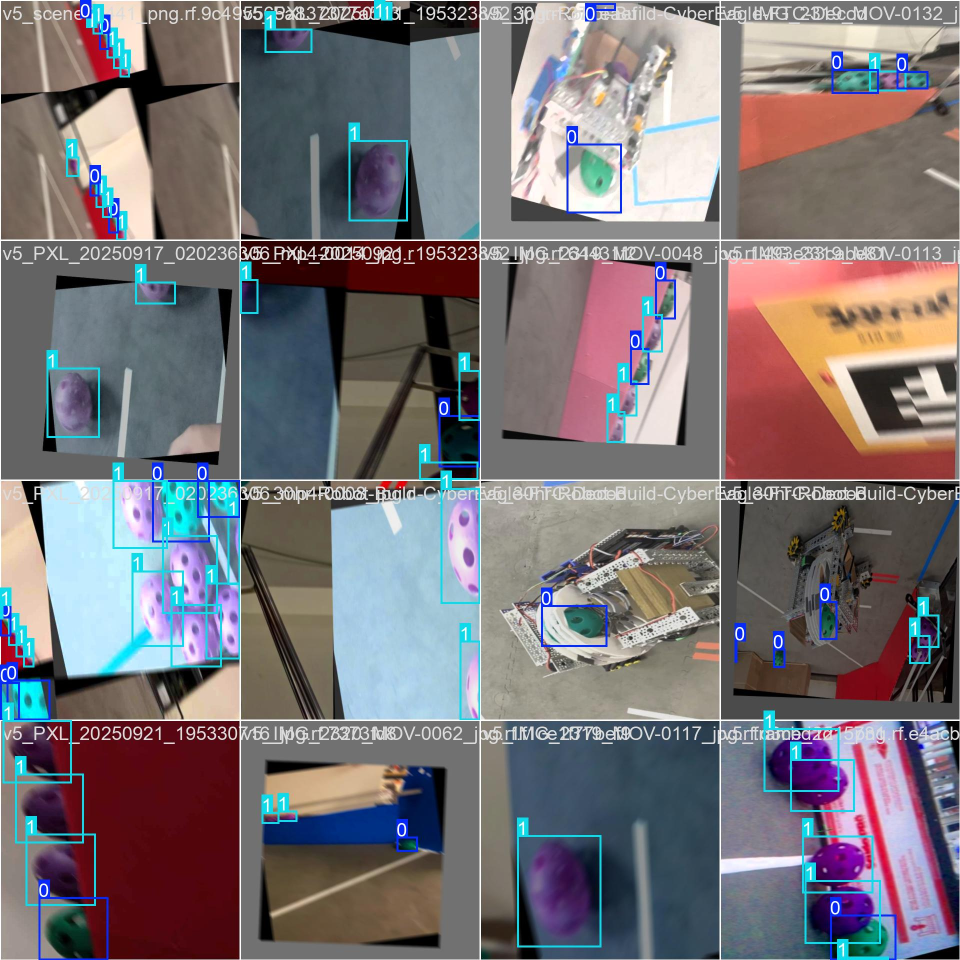
#> input picture training/runs/detect/ftc_motion_v2/train_batch0.jpg, 1920 x 1920 px (shown at 1/2 size)
$ python -i hsv_counter.py   (imports and definitions only)
#> lines starting #> are read from the running program, lines starting #| are printed output that depends on the picture; after the words box and inside, x2 and y2 are one past the last pixel; in counts of white or black regions, pixels touching at a corner belong together
#> further down, picture is the input picture: shape (1920, 1920, 3); mean B, G, R 119.6, 115.2, 121
"""
HSV blob counter — pivot from YOLO/CSRT tracking to direct HSV blob detection.

Tracks TWO colors (purple + green) over ONE counting line. Calibration:
the user draws a circle on the ball; the circle defines both the HSV
sample area (mean of all pixels inside) and the per-ball pixel size
(π · r²). The first calibration also sets the shared ball_area_px;
subsequent calibrations just refresh that color's HSV.

Per-frame counting per color:
  1. HSV mask (bounded by the calibrated tolerance).
  2. Connected components → list of blobs (centroid + area).
  3. Match each blob to the closest previous-frame blob of that color.
  4. If the segment between centroids crosses the user's line,
     count += round(blob_area / ball_area_px).
"""

import json
import os
import threading
import time

import cv2
import numpy as np


CONFIG_PATH = os.path.join(os.path.dirname(os.path.abspath(__file__)),
                           "hsv_config.json")

COLORS = ("purple", "green")
COLOR_BGR = {                        # for annotation
    "purple": (255, 0, 200),
    "green":  (0, 255, 100),
}

# Two counting lines: "classified" at the gate (entry), "overflow"
# further down the ramp. A crossing on classified counts the ball as
# entered; a crossing on overflow counts it as overflowed. Score is
# computed elsewhere as classified - overflow.
LINES = ("classified", "overflow")
LINE_BGR = {
    "classified": (0, 200, 255),   # orange
    "overflow":   (255, 200, 60),  # cyan
}


# [5 lines left out: function _segments_cross, not called in this run]


class HsvBlobCounter:
    """Two-color, single-line counter."""

    def __init__(self, hsv_tol=(15, 70, 70), match_radius_px=250,
                 mask_close_radius=4,
                 aspect_min=0.5, aspect_max=2.0,
                 cooldown_frames=5, cooldown_radius_mult=1.0):
        self._lock = threading.Lock()
        # Per-color HSV center (h, s, v) — MEDIAN of pixels inside the
        # user's calibration circle. Median (not mean) so the rod pixels
        # cutting across the ball don't drag the value toward gray.
        self.hsv = {c: None for c in COLORS}
        self.hsv_tol = hsv_tol
        # Morphological closing kernel radius — bridges gaps in the
        # mask. The rod running through balls creates a thin un-matched
        # stripe; closing with a radius >= half the rod width re-merges
        # the two halves of each ball into one connected component.
        # Default 4 → closes gaps up to ~9 px wide.
        self.mask_close_radius = int(mask_close_radius)
        # Aspect-ratio filter: reject blobs whose width/height is outside
        # [min, max]. Catches motion-blur trails (very tall + thin or
        # very wide + short) that would otherwise be counted by area.
        # 0.5 .. 2.0 = roughly square to "twice as tall as wide".
        self.aspect_min = float(aspect_min)
        self.aspect_max = float(aspect_max)
        # Spatial+temporal cooldown after a crossing fires. For
        # cooldown_frames frames, any new crossing whose centroid is
        # within (ball_diameter * cooldown_radius_mult) px of a
        # recently-counted crossing is suppressed. Stops the same
        # physical ball's motion trail / shadow / reflection from
        # registering as multiple separate crossings on consecutive
        # frames.
        self.cooldown_frames = int(cooldown_frames)
        self.cooldown_radius_mult = float(cooldown_radius_mult)
        # Per-line list of recently-fired crossings: [(cx, cy, frame_idx)]
        self._recent_crossings = {n: [] for n in LINES}
        # Shared ball pixel area, set by FIRST calibration.
        self.ball_area_px = None
        # Two counting lines in source-image coords.
        self.lines = {n: None for n in LINES}
        # Auto counts: per-line, per-color.
        self.count = {n: {c: 0 for c in COLORS} for n in LINES}
        # MANUAL ground-truth counts. User clicks +1 every time they see
        # a ball cross. Persisted to hsv_config.json so the slow human
        # scoring pass only has to happen once per clip.
        self.manual_count = {n: {c: 0 for c in COLORS} for n in LINES}
        # Per-click event log: each manual click records frame index +
        # wall-clock timestamp + line/color. Enables timeline-based
        # comparison ("at frame 1234 user saw a ball cross; did auto
        # also fire a crossing within ±15 frames?") instead of just
        # total-count comparison.
        self.manual_events = []
        self._manual_seq = 0
        # Path of the video the manual count was collected against
        # (loaded from config). Used to warn the user if they switch clips.
        self.manual_source_video = None
        # Previous-frame blob positions per color (shared across lines).
        self._prev_blobs = {c: [] for c in COLORS}
        self.match_radius_px = match_radius_px
        # Last debug snapshot
        self.last_blob_count = {c: 0 for c in COLORS}
        # Ring buffer of recent crossings — what the dashboard needs to
        # answer "why did the count jump by 4 when only 2 balls passed?".
        self.crossings = []
        self._cross_seq = 0
        # "normal" = original + mask tint; "mask" = black bg, only matched
        # pixels visible. Toggleable so user can see exactly what HSV is
        # picking up.
        self.view_mode = "normal"
        # Frames in which blobs that just crossed get highlighted yellow.
        self._highlight_frames = 6
        self._frame_idx = 0
        self._load()

    def set_tolerance(self, dh, ds, dv):
        with self._lock:
            self.hsv_tol = (int(dh), int(ds), int(dv))

    def set_view_mode(self, mode):
        if mode in ("normal", "mask"):
            self.view_mode = mode

    def set_close_radius(self, r):
        with self._lock:
            self.mask_close_radius = max(0, int(r))

    # [9 lines left out: functions set_aspect_filter, set_cooldown, not called in this run]

    # ---------------- persistence ----------------
    def _load(self):
        if not os.path.exists(CONFIG_PATH):
            return
        try:
            with open(CONFIG_PATH) as f:
#> (reads hsv_config.json from the repository)
                d = json.load(f)
            for c in COLORS:
                v = (d.get("hsv") or {}).get(c)
                if v:
                    self.hsv[c] = tuple(v)
            self.ball_area_px = d.get("ball_area_px")
            lines = d.get("lines") or {}
            for n in LINES:
                ln = lines.get(n)
                if ln:
                    self.lines[n] = (tuple(ln[0]), tuple(ln[1]))
            # Restore previously-recorded ground-truth so live scoring
            # only has to happen once per clip.
            mc = d.get("manual_count") or {}
            for n in LINES:
                for c in COLORS:
                    self.manual_count[n][c] = int((mc.get(n) or {}).get(c, 0))
            self.manual_source_video = d.get("manual_source_video")
            self.manual_events = list(d.get("manual_events") or [])
            self._manual_seq = max((e.get("seq", 0)
                                    for e in self.manual_events),
                                   default=0)
        except (json.JSONDecodeError, KeyError, TypeError):
            pass

    # [14 lines left out: function _save, not called in this run]

    # ---------------- public API ----------------
    @property
    def calibrated_any(self):
        return any(self.hsv[c] is not None for c in COLORS)

    # [105 lines left out: functions calibrated_all, set_line, increment_manual, reset_manual, tag_manual_source, calibrate_color, not called in this run]

    # ---------------- frame processing ----------------
    def _mask_for(self, frame_bgr, hsv_img, color):
        center = self.hsv[color]
        if center is None:
            return None
        h, s, v = center
        dh, ds, dv = self.hsv_tol
        lo = np.array([max(0, h - dh), max(0, s - ds), max(0, v - dv)],
                      dtype=np.uint8)
        hi = np.array([min(180, h + dh), min(255, s + ds), min(255, v + dv)],
                      dtype=np.uint8)
        mask = cv2.inRange(hsv_img, lo, hi)
        # Small open kernel kills isolated single-pixel noise.
        open_kernel = np.ones((3, 3), np.uint8)
        mask = cv2.morphologyEx(mask, cv2.MORPH_OPEN, open_kernel)
        # CLOSE with a larger kernel — this is what bridges rod gaps.
        # k = 2*r+1, so r=4 → 9×9 kernel that fills gaps up to ~9px.
        r = max(1, int(self.mask_close_radius))
        close_size = 2 * r + 1
        close_kernel = cv2.getStructuringElement(cv2.MORPH_ELLIPSE,
                                                 (close_size, close_size))
        mask = cv2.morphologyEx(mask, cv2.MORPH_CLOSE, close_kernel)
        return mask

    def _find_blobs(self, mask):
        n_labels, _labels, stats, centroids = cv2.connectedComponentsWithStats(
            mask, connectivity=8)
        min_area = max(40, int((self.ball_area_px or 800) * 0.3))
        out = []
        for i in range(1, n_labels):
            area = int(stats[i, cv2.CC_STAT_AREA])
            if area < min_area:
                continue
            w = int(stats[i, cv2.CC_STAT_WIDTH])
            h = int(stats[i, cv2.CC_STAT_HEIGHT])
            # Aspect-ratio filter: motion-blur trails are very tall +
            # thin (or wide + short for horizontal lines). Real ball
            # blobs are roughly square (single) or moderately rectangular
            # (cluster). Anything outside [aspect_min, aspect_max] gets
            # rejected — this is the key fix for the "f200 56×119" type
            # of spurious crossing.
            ar = w / max(1.0, float(h))
            if ar < self.aspect_min or ar > self.aspect_max:
                continue
            cx, cy = centroids[i]
            out.append({
                "cx": float(cx), "cy": float(cy), "area": area,
                "x": int(stats[i, cv2.CC_STAT_LEFT]),
                "y": int(stats[i, cv2.CC_STAT_TOP]),
                "w": w, "h": h, "aspect": round(ar, 2),
            })
        return out

    def _check_crossings(self, color, cur_blobs):
        """Returns ({line_name: total_balls_added}, list of crossing dicts).

        Cooldown logic: after firing a crossing on a given line, we
        record (cx, cy, frame_idx). For the next cooldown_frames frames,
        any new crossing on the SAME line whose centroid is within
        (ball_diameter * cooldown_radius_mult) px of a recent crossing
        gets suppressed. Stops the same physical ball's motion-blur
        trail / shadow / mask-flicker from registering as multiple
        crossings on consecutive frames.
        """
        with self._lock:
            lines = dict(self.lines)
            ball_area = self.ball_area_px
            prev = self._prev_blobs[color]
            cooldown_frames = self.cooldown_frames
            cooldown_mult = self.cooldown_radius_mult
            recent_by_line = {n: list(self._recent_crossings[n])
                              for n in LINES}
        added = {n: 0 for n in LINES}
        events = []
        if not prev or ball_area is None:
            return added, events
        r2 = self.match_radius_px ** 2
        # Cooldown radius derived from calibrated ball diameter.
        ball_diam = max(1.0, 2.0 * (ball_area / np.pi) ** 0.5)
        cool_r2 = (ball_diam * cooldown_mult) ** 2
        new_recent = {n: [] for n in LINES}
        for cb in cur_blobs:
            best = None
            for pb in prev:
                d2 = (cb["cx"] - pb["cx"]) ** 2 + (cb["cy"] - pb["cy"]) ** 2
                if d2 > r2:
                    continue
                if best is None or d2 < best[0]:
                    best = (d2, pb)
            if best is None:
                continue
            pb = best[1]
            for line_name, line in lines.items():
                if line is None:
                    continue
                (x1, y1), (x2, y2) = line
                if not _segments_cross(pb["cx"], pb["cy"],
                                       cb["cx"], cb["cy"],
                                       x1, y1, x2, y2):
                    continue
                # COOLDOWN: skip if a recent crossing on this line was
                # near this centroid within cooldown_frames.
                cooled = False
                for (rx, ry, rf) in recent_by_line[line_name]:
                    if (self._frame_idx - rf) > cooldown_frames:
                        continue
                    if (cb["cx"] - rx) ** 2 + (cb["cy"] - ry) ** 2 <= cool_r2:
                        cooled = True
                        break
                if cooled:
                    cb["_suppressed"] = self._frame_idx
                    events.append({
                        "line": line_name, "color": color,
                        "suppressed": True,
                        "blob_area": cb["area"],
                        "ball_area": int(ball_area),
                        "area_ratio": round(cb["area"] / float(ball_area), 2),
                        "n_balls": 0,
                        "box": [cb["x"], cb["y"], cb["w"], cb["h"]],
                        "from": [int(pb["cx"]), int(pb["cy"])],
                        "to": [int(cb["cx"]), int(cb["cy"])],
                        "aspect": cb.get("aspect"),
                    })
                    continue
                ratio = cb["area"] / float(ball_area)
                n_balls = max(1, int(round(ratio)))
                added[line_name] += n_balls
                cb["_just_crossed"] = self._frame_idx
                cb["_crossed_count"] = n_balls
                cb["_crossed_line"] = line_name
                new_recent[line_name].append((cb["cx"], cb["cy"],
                                              self._frame_idx))
                events.append({
                    "line": line_name,
                    "color": color,
                    "suppressed": False,
                    "blob_area": cb["area"],
                    "ball_area": int(ball_area),
                    "area_ratio": round(ratio, 2),
                    "n_balls": n_balls,
                    "box": [cb["x"], cb["y"], cb["w"], cb["h"]],
                    "from": [int(pb["cx"]), int(pb["cy"])],
                    "to": [int(cb["cx"]), int(cb["cy"])],
                    "aspect": cb.get("aspect"),
                })
        # Commit the new recent crossings + age out old ones.
        with self._lock:
            for n in LINES:
                self._recent_crossings[n].extend(new_recent[n])
                # Drop entries older than cooldown_frames.
                self._recent_crossings[n] = [
                    e for e in self._recent_crossings[n]
                    if (self._frame_idx - e[2]) <= cooldown_frames
                ]
        return added, events

    # [31 lines left out: function _render_label_mode, not called in this run]

    def step(self, frame_bgr, *, advance_state=True, label_mode=False):
#> called with advance_state = True, label_mode = False
        if advance_state:
            self._frame_idx += 1

        # LABEL MODE: skip everything HSV/blob related. Just draw the
        # lines + manual counts + a big LABEL badge so the user knows
        # they're in ground-truth-collection mode.
        if label_mode:
            return self._render_label_mode(frame_bgr)

        if not self.calibrated_any:
            out = frame_bgr.copy()
            cv2.putText(out,
                        "1. Click 'Calibrate purple' then click on a still ball.",
                        (16, 36), cv2.FONT_HERSHEY_SIMPLEX, 0.6,
                        (0, 255, 255), 2)
            return out

        hsv_img = cv2.cvtColor(frame_bgr, cv2.COLOR_BGR2HSV)
#> hsv_img: shape (1920, 1920, 3); mean H, S, V 60.1, 77.6, 139.2
        per_color = {}
        for color in COLORS:
            mask = self._mask_for(frame_bgr, hsv_img, color)
            zero_added = {n: 0 for n in LINES}
            if mask is None:
                per_color[color] = {"blobs": [], "added": dict(zero_added),
                                    "mask": None, "events": []}
                continue
            blobs = self._find_blobs(mask)
            if advance_state:
                added, events = self._check_crossings(color, blobs)
            else:
                added, events = dict(zero_added), []
            per_color[color] = {"blobs": blobs, "added": added,
                                "mask": mask, "events": events}
#> this loop made 2 passes
#> (n_labels in _find_blobs, added) on passes 1 to 2: (194, {'classified': 0, 'overflow': 0}), (145, {'classified': 0, 'overflow': 0})
#> pass 1, in _mask_for, `mask = cv2.inRange(hsv_img, lo, hi)`:
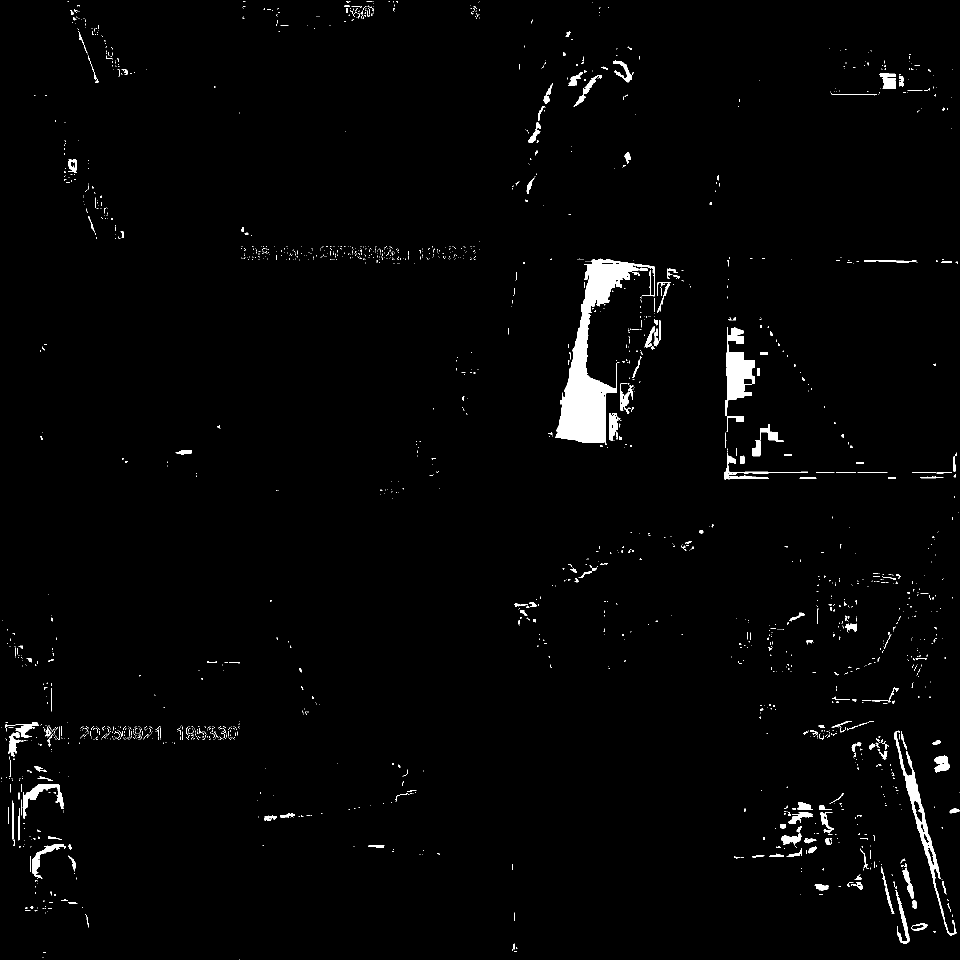
#> mask: shape (1920, 1920) (shown at 1/2 size); 1.8% white; 1913 white regions (1699 under 20 px), largest, box (x1, y1, x2, y2) and area: (1110, 517, 1309, 890) 21352, (1451, 655, 1510, 832) 5143, (1789, 1461, 1913, 1871) 4182
#> pass 1, in _mask_for, `mask = cv2.morphologyEx(mask, cv2.MORPH_OPEN, open_kernel)`:
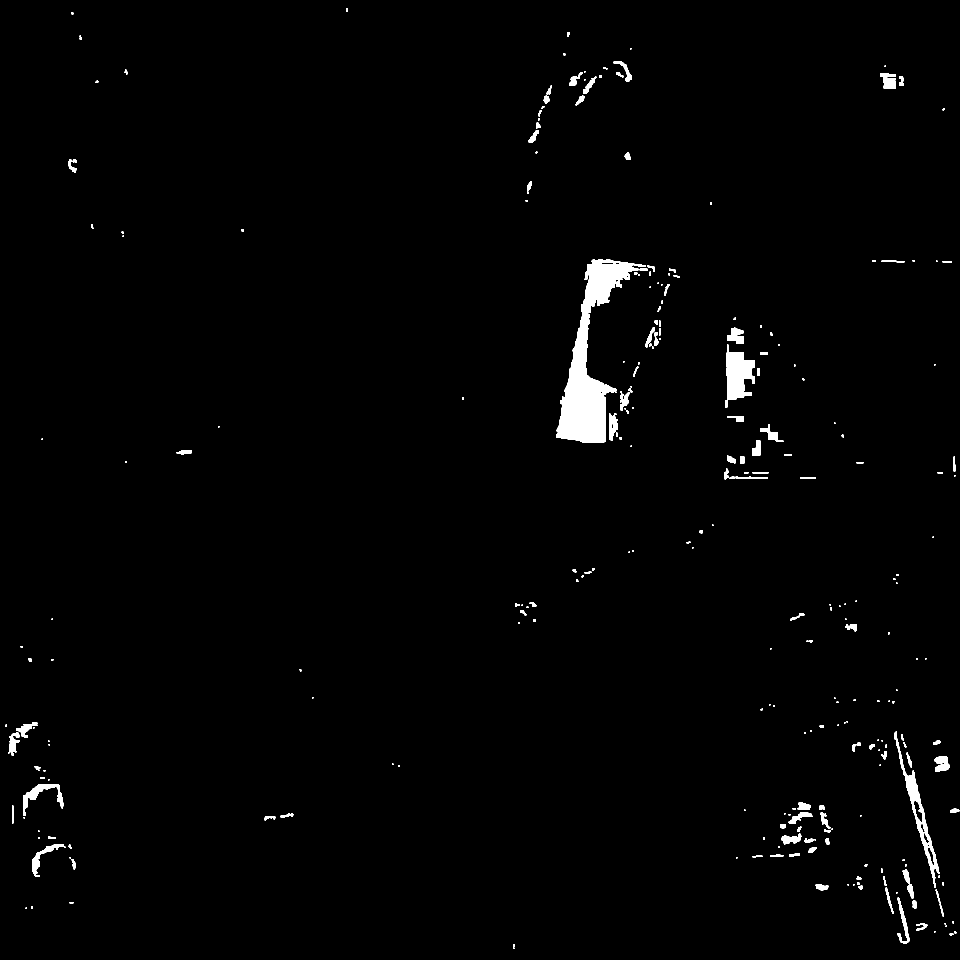
#> mask: shape (1920, 1920) (shown at 1/2 size); 1.4% white; 273 white regions (120 under 20 px), largest, box (x1, y1, x2, y2) and area: (1112, 518, 1292, 886) 20815, (1451, 689, 1510, 816) 4278, (1789, 1463, 1879, 1776) 3579
#> pass 1, in _mask_for, `mask = cv2.morphologyEx(mask, cv2.MORPH_CLOSE, close_kernel)`:
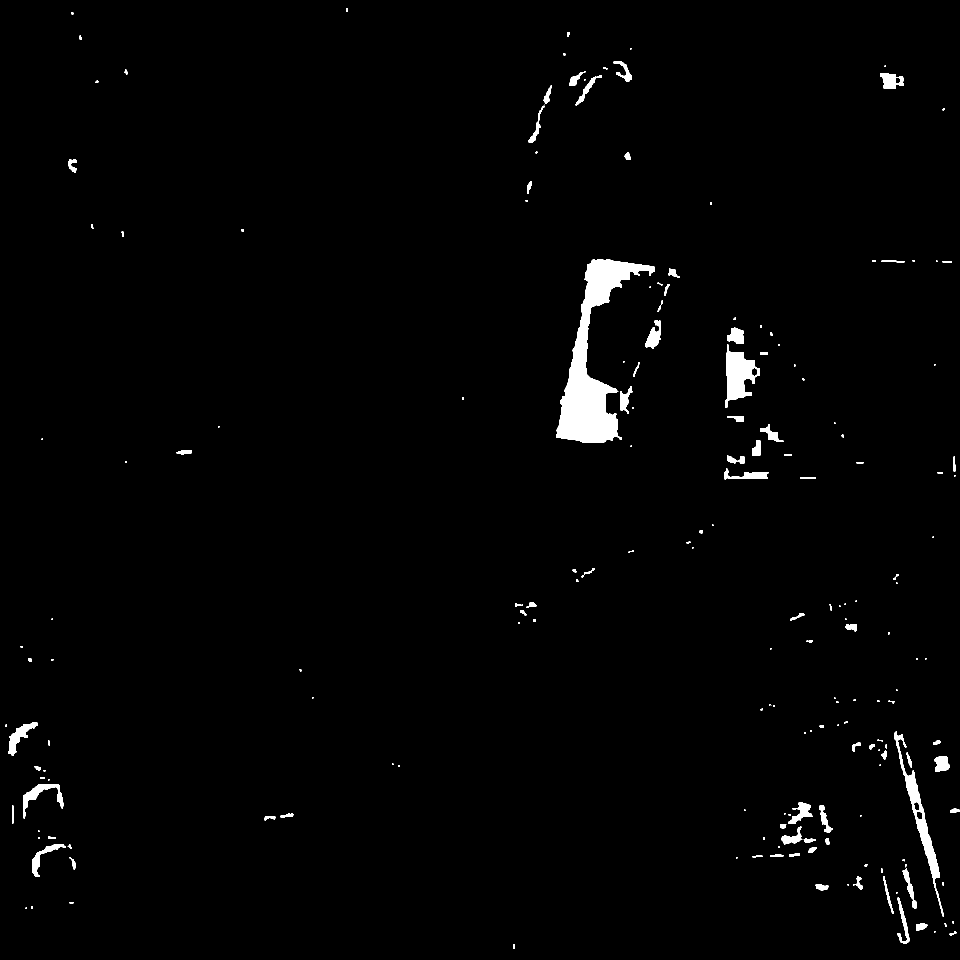
#> mask: shape (1920, 1920) (shown at 1/2 size); 1.5% white; 193 white regions (81 under 20 px), largest, box (x1, y1, x2, y2) and area: (1112, 518, 1309, 886) 22914, (1789, 1463, 1888, 1833) 4506, (1451, 689, 1520, 816) 4451
#> after the loop, per_color = 2 items
#> (the rest of the program and of its run is left out)
